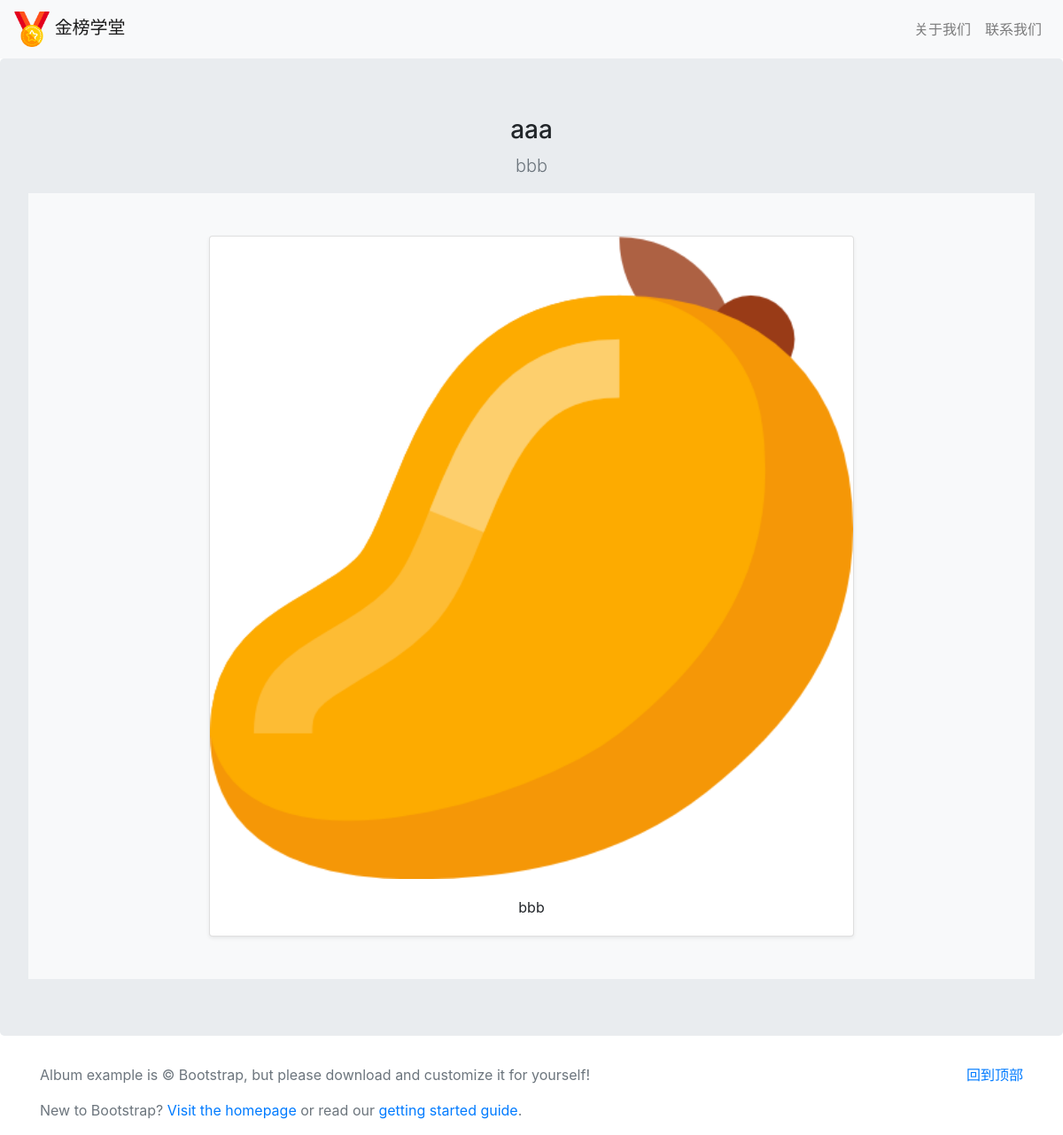
/products/1, run on the app's committed database.
### products/models.py (models this page shows, shortened)
class Product(models.Model):
    title = models.CharField(default='程序类型',max_length=50)
    intro = models.TextField(default='项目介绍')
    icon  = models.ImageField(default='defaultIC.png',upload_to='images/')
    image = models.ImageField(default='defaultIM.png',upload_to='images/')
    votes = models.IntegerField(default='1')
    pub_date = models.DateTimeField()
    hunter = models.ForeignKey(User,on_delete=models.CASCADE)

### products/views.py (the view)
# urls.py: path('<int:product_id>',views.detail, name='产品细节')
def detail(request, product_id):
    product = get_object_or_404(Product,pk=product_id)
    return render(request,'detail.html',{'product':product})

### products/templates/detail.html
{% extends "theme.html" %}
    {% block content %}
        <div class="container">
          <h3 class="jumbotron-heading">{{product.title}}</h3>
          <p class="lead text-muted">{{ product.intro }}</p>
        </div>
        <div class="album py-5 bg-light">
            <div class="container">
              <div class="row">
                <div class="col-md-2">
                </div>
                <div class="col-md-8">
                  <div class="card mb-8 shadow-sm">
                    <img class="card-img-top" src="{{ product.image.url }}">
                    <div class="card-body">
                      <p class="card-text">{{ product.intro }}</p>
                    </div>
                  </div>
                </div>
                <div class="col-md-2">
                </div>
              </div>
            </div>
        </div>
    {% endblock content %}

### data on the page
Product: title "aaa", intro "bbb", image (picture)
